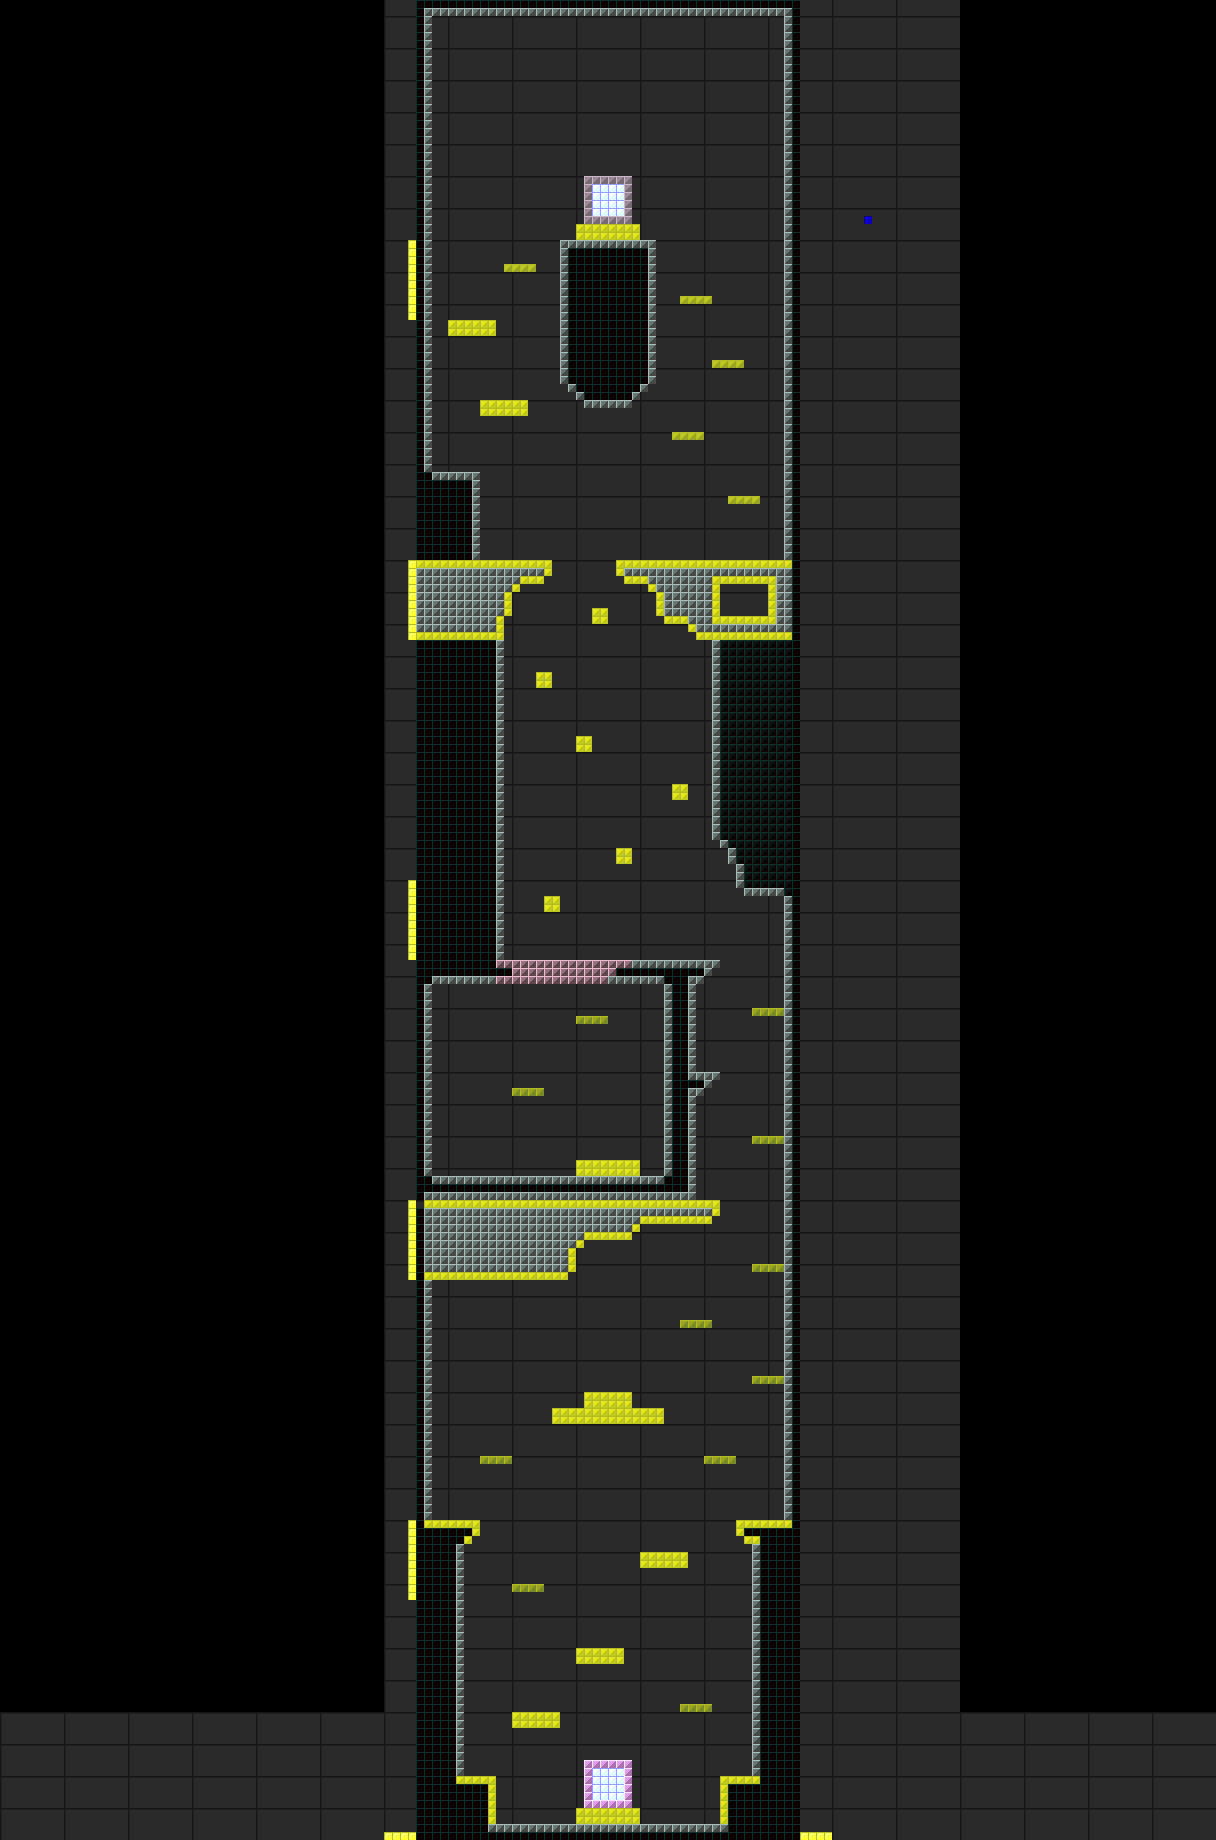

The image is a tile-based game level rendered from a .tmx file. Its description and source (layers, tilesets, objects; grid data summarised) follow:
An orthogonal 152x230 tile map with 8x8 px tiles, 4 tile layers (Real Background, Real Background Decor, Real Platforms, Real One Way), 2 tilesets and 13 objects (5x Spider, 3x Scene Front Portal, Camera Bounds, Camera Trigger).

<map version="1.0" tiledversion="1.1.6" orientation="orthogonal" renderorder="right-down" width="152" height="230" tilewidth="8" tileheight="8" infinite="0" nextobjectid="20">
 <tileset firstgid="1" name="blocks_192x128" tilewidth="192" tileheight="128" tilecount="2" columns="2">
  <image source="blocks_192x128.png" width="384" height="128" />
 </tileset>
 <tileset firstgid="3" name="Blocks_8x8" tilewidth="8" tileheight="8" tilecount="144" columns="12">
  <image source="Blocks_8x8.png" width="96" height="96" />
 </tileset>
 <layer name="Real Background" width="152" height="230">
  <properties>
   <property name="Type" value="Background" />
   <property name="Universe" value="RealWorld" />
  </properties>
  <data>[34960 cells, 49 non-empty, 1 distinct tile ids]</data>
 </layer>
 <layer name="Real Background Decor" width="152" height="230">
  <properties>
   <property name="Type" value="Background" />
   <property name="Universe" value="RealWorld" />
  </properties>
  <data>[34960 cells, 72 non-empty, 3 distinct tile ids]</data>
 </layer>
 <layer name="Real Platforms" width="152" height="230">
  <properties>
   <property name="Type" value="Platform" />
   <property name="Universe" value="RealWorld" />
  </properties>
  <data>[34960 cells, 3431 non-empty, 7 distinct tile ids]</data>
 </layer>
 <layer name="Real One Way" width="152" height="230">
  <properties>
   <property name="Type" value="OneWayPlatform" />
   <property name="Universe" value="RealWorld" />
  </properties>
  <data>[34960 cells, 64 non-empty, 2 distinct tile ids]</data>
 </layer>
 <objectgroup name="Front Portals">
  <properties>
   <property name="Commands" value="DestroyPrefab" />
   <property name="Type" value="PrefabGroup" />
   <property name="Universe" value="RealWorld" />
  </properties>
  <object id="1" name="Basement Entry" type="Scene Front Portal" x="584" y="1760" width="48" height="48">
   <properties>
    <property name="Prefab" value="Elevator Shaft" />
    <property name="Transition To Portal" value="Basement Entry" />
    <property name="Transition To Scene" value="lower_basement" />
   </properties>
  </object>
  <object id="2" name="Roof Entry" type="Scene Front Portal" x="584" y="176" width="48" height="48">
   <properties>
    <property name="Prefab" value="Elevator Shaft" />
    <property name="Transition To Portal" value="Elevator Shaft" />
    <property name="Transition To Scene" value="nursery" />
   </properties>
  </object>
  <object id="7" name="Kitchen Entry" type="Scene Front Portal" x="584" y="1112" width="48" height="48">
   <properties>
    <property name="Prefab" value="Elevator Shaft" />
    <property name="Transition To Portal" value="Elevator Shaft" />
    <property name="Transition To Scene" value="kitchen" />
   </properties>
  </object>
 </objectgroup>
 <objectgroup name="Camera Modifier">
  <properties>
   <property name="Commands" value="DestroyPrefab" />
   <property name="Type" value="CameraModifier" />
   <property name="Universe" value="RealWorld" />
  </properties>
  <object id="3" type="Camera Bounds" x="416" y="0" width="384" height="1840" />
  <object id="6" type="Camera Trigger" x="424" y="8" width="368" height="1824" />
 </objectgroup>
 <objectgroup name="Enemies">
  <properties>
   <property name="Commands" value="DestroyPrefab" />
   <property name="Type" value="PrefabGroup" />
   <property name="Universe" value="RealWorld" />
  </properties>
  <object id="12" type="Spider" x="592" y="1672" width="8" height="8">
   <properties>
    <property name="Prefab" value="Spider Spawn Location" />
    <property name="StartDirections" value="Right, Left" />
    <property name="StartLocation" value="Up" />
   </properties>
  </object>
  <object id="13" type="Spider" x="656" y="1576" width="8" height="8">
   <properties>
    <property name="Prefab" value="Spider Spawn Location" />
    <property name="StartDirections" value="Right, Left" />
    <property name="StartLocation" value="Up" />
   </properties>
  </object>
  <object id="14" type="Spider" x="528" y="1736" width="8" height="8">
   <properties>
    <property name="Prefab" value="Spider Spawn Location" />
    <property name="StartDirections" value="Right, Left" />
    <property name="StartLocation" value="Up" />
   </properties>
  </object>
  <object id="15" type="Spider" x="608" y="1432" width="8" height="8">
   <properties>
    <property name="Prefab" value="Spider Spawn Location" />
    <property name="StartDirections" value="Left" />
    <property name="StartLocation" value="Up" />
   </properties>
  </object>
  <object id="16" type="Spider" x="600" y="1376" width="8" height="8">
   <properties>
    <property name="Prefab" value="Spider Spawn Location" />
    <property name="StartDirections" value="Right" />
    <property name="StartLocation" value="Down" />
   </properties>
  </object>
  <object id="17" x="584" y="784" width="8" height="8">
   <properties>
    <property name="Prefab" value="House Beetle Spawn Location" />
   </properties>
  </object>
  <object id="18" x="592" y="904" width="8" height="8">
   <properties>
    <property name="Prefab" value="House Beetle Spawn Location" />
   </properties>
  </object>
  <object id="19" x="664" y="680" width="8" height="8">
   <properties>
    <property name="Prefab" value="House Beetle Spawn Location" />
   </properties>
  </object>
 </objectgroup>
</map>
